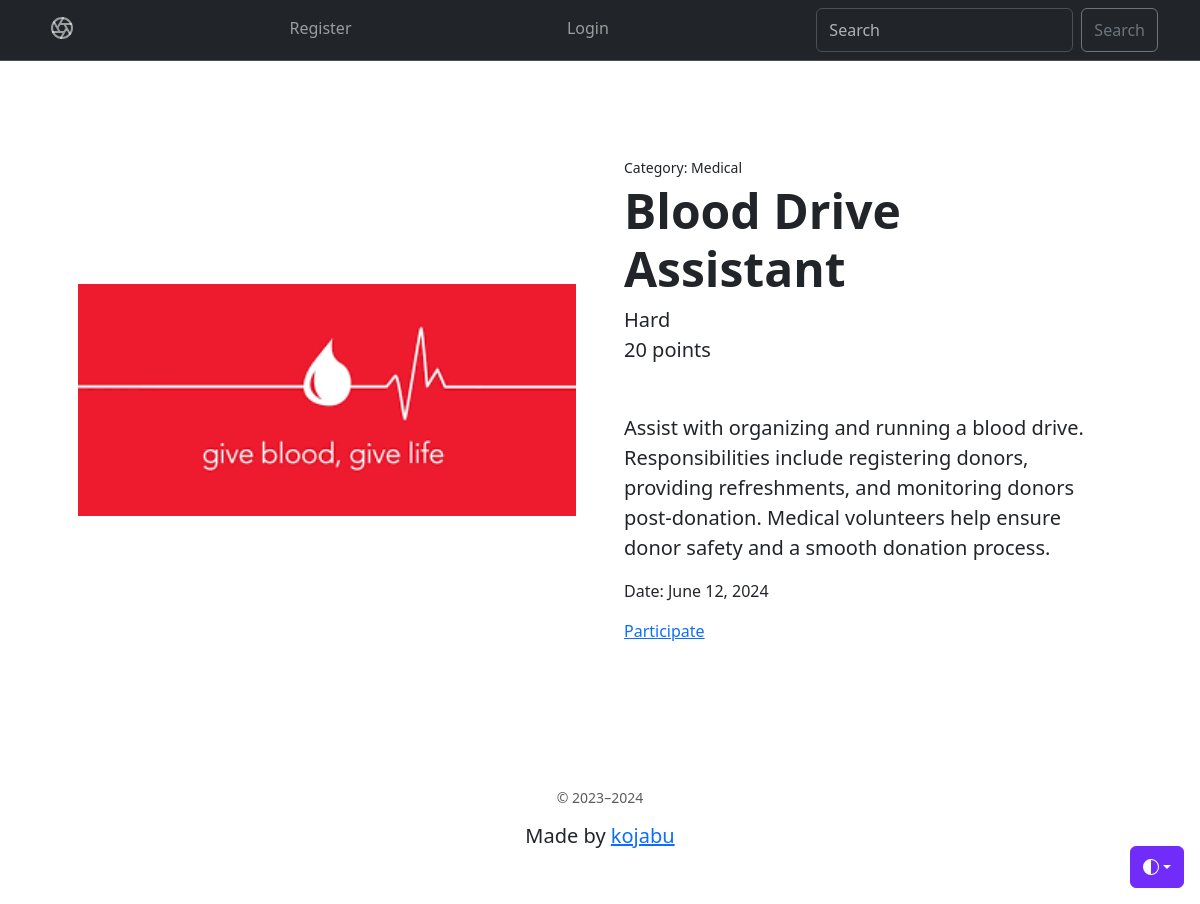
/event/7, run on the app's committed database.
### main/models.py (models this page shows, shortened)
class Events(models.Model):
    name = models.CharField(verbose_name='Name of Event', max_length=100)
    pre_description = models.CharField(verbose_name='Pre description of Event', max_length=100)
    description = models.TextField(verbose_name='Description of Event')
    date = models.DateField(verbose_name='Date of Event')
    category = models.ForeignKey('Category',on_delete=models.PROTECT, verbose_name='Category', null=True)
    organization = models.ForeignKey('Organization',on_delete=models.PROTECT, verbose_name='Organization', null=True)
    level = models.ForeignKey('Level',on_delete=models.PROTECT, verbose_name='Level', null=True)
    photo = models.ImageField(verbose_name='Image of Event', upload_to='photo/%Y/%m/%d/', default='/photo/2024/04/06/empty.png')
    points = models.IntegerField(verbose_name='Points for event',null=True)

class Category(models.Model):
    name = models.CharField(verbose_name='Name of Category', max_length=60)
    def __str__(self):
        return self.name

class Level(models.Model):
    name = models.CharField(verbose_name='Level of Event', max_length=60)
    def __str__(self):
        return self.name

### main/views.py (the view)
# urls.py: path('event/<int:event_id>', views.detail, name='detail'),
def detail(request, event_id):
    try:
        event = Events.objects.get(id=event_id)
    except:
        return redirect('/')
    return render(request,'main/detail.html', {'event': event})

### main/templates/main/detail.html (shortened to what this page needs)
<!doctype html>
{% load static %}
{% block content %}
<html lang="en" data-bs-theme="auto">
  <head>
    <link rel="stylesheet" href="https://cdn.jsdelivr.net/npm/bootstrap@5.3.2/dist/css/bootstrap.min.css">
    <link rel="stylesheet" href="https://cdn.jsdelivr.net/npm/@docsearch/css@3">
  </head>
  <body>
    <div class="dropdown position-fixed bottom-0 end-0 mb-3 me-3 bd-mode-toggle">
      <button class="btn btn-bd-primary py-2 dropdown-toggle d-flex align-items-center"
              id="bd-theme"
              type="button"
              aria-expanded="false"
              data-bs-toggle="dropdown"
              aria-label="Toggle theme (auto)">
        <svg class="bi my-1 theme-icon-active" width="1em" height="1em"><use href="#circle-half"></use></svg>
      </button>
    </div>
    <nav class="navbar navbar-expand-md bg-dark sticky-top border-bottom" data-bs-theme="dark">
      <div class="container">
        <div class="offcanvas offcanvas-end" tabindex="-1" id="#offcanvas" aria-labelledby="#offcanvasLabel">
          <div class="offcanvas-body">
            <ul class="navbar-nav flex-grow-1 justify-content-between">
              <li class="nav-item"><a class="nav-link" href="http://127.0.0.1:8000/">
                <svg class="bi" width="24" height="24"><use xlink:href="#aperture"/></svg>
              </a></li>
              {% if request.user.is_authenticated %}
                  {% if request.user.username == 'admin' %}
                    <a class="nav-link" href="{% url 'user_auth:logout' %}">Logout</a>
                    <li class="nav-item"><a class="nav-link" href="{% url 'user_auth:profile' %}">Profile</a></li>
                    <li class="nav-item"><a class="nav-link" href="{% url 'main:add' %}">ADD</a></li>
                  {% else %}
                  <a class="nav-link" href="{% url 'user_auth:logout' %}">Logout</a>
                  <li class="nav-item"><a class="nav-link" href="{% url 'user_auth:profile' %}">Profile</a></li>
                  {% endif %}
                  {% else %}
                  <li class="nav-item"><a class="nav-link" href="{% url 'user_auth:register' %}">Register</a></li>
                  <li class="nav-item"><a class="nav-link" href="{% url 'user_auth:login' %}">Login</a></li>
                  {% endif %}
              <form class="d-flex" method="GET" action="{% url 'main:search' %}">
                <input class="form-control me-2" type="search" placeholder="Search" aria-label="Search" name="q">
                <button class="btn btn-outline-secondary" type="submit">Search</button>
              </form>
            </ul>
          </div>
        </div>
      </div>
    </nav>
    <main>
      <section class="py-5">
        <div class="container px-4 px-lg-5 my-5">
          <div class="row gx-4 gx-lg-5 align-items-center">
            <div class="col-md-6">
              <img class="card-img-top mb-5 mb-md-0" src="{{event.photo.url}}" alt="...">
            </div>
            <div class="col-md-6">
              <div class="small mb-1">Category: {{event.category}}</div>
              <h1 class="display-5 fw-bolder">{{event.name}}</h1>
              <div class="fs-5 mb-5">
                <span>{{event.level}}   <p>{{event.points}} points</p></span>
              </div>
              <p class="lead">{{event.description}}</p>
              <p> Date: {{event.date}}</p>
              <a href="{% url 'main:participate' event.id %}">Participate</a>
            </div>
          </div>
        </div>
      </section>
    </main>
    <footer class="container py-5">
      <div class="row" style="text-align: center;">
        <small class="d-block mb-3 text-body-secondary">&copy; 2023–2024</small>
        <h5>Made by <a href="https://github.com/kojabu">kojabu</a></h5>
      </div>
  </footer>
  </body>
</html>
{% endblock %}

### main/templates/main/detail.html (style rules this page uses)
.bi { vertical-align: -.125em; fill: currentColor; }
.btn-bd-primary { --bd-violet-bg: #712cf9; --bd-violet-rgb: 112.520718, 44.062154, 249.437846; --bs-btn-font-weight: 600; --bs-btn-color: var(--bs-white); --bs-btn-bg: var(--bd-violet-bg); --bs-btn-border-color: var(--bd-violet-bg); --bs-btn-hover-color: var(--bs-white); --bs-btn-hover-bg: #6528e0; --bs-btn-hover-border-color: #6528e0; --bs-btn-focus-shadow-rgb: var(--bd-violet-rgb); --bs-btn-active-color: var(--bs-btn-hover-color); --bs-btn-active-bg: #5a23c8; --bs-btn-active-border-color: #5a23c8; }
.bd-mode-toggle { z-index: 1500; }

### data on the page
Events: photo (picture), category "Medical", name "Blood Drive Assistant", level "Hard", points "20", description "Assist with organizing and running a blood drive. Responsibilities include registering donors, providing refreshments, and monitoring donors post-donation. Medical volunteers help ensure donor safety and a smooth donation process.", date "June 12, 2024"
